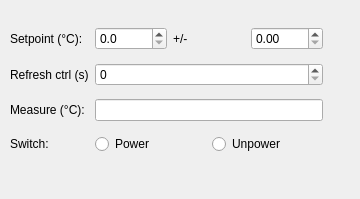
<?xml version="1.0" encoding="UTF-8"?>
<ui version="4.0">
 <class>TemperatureWindow</class>
 <widget class="QDialog" name="TemperatureWindow">
  <property name="geometry">
   <rect>
    <x>0</x>
    <y>0</y>
    <width>360</width>
    <height>199</height>
   </rect>
  </property>
  <property name="windowTitle">
   <string>Temperature</string>
  </property>
  <widget class="QWidget" name="gridLayoutWidget_3">
   <property name="geometry">
    <rect>
     <x>10</x>
     <y>20</y>
     <width>313</width>
     <height>141</height>
    </rect>
   </property>
   <layout class="QGridLayout" name="gridLayout">
    <item row="0" column="0">
     <widget class="QLabel" name="label_setpoint">
      <property name="text">
       <string>Setpoint (°C): </string>
      </property>
     </widget>
    </item>
    <item row="2" column="1">
     <widget class="QLineEdit" name="lineEdit_measure">
      <property name="styleSheet">
       <string notr="true"/>
      </property>
      <property name="frame">
       <bool>true</bool>
      </property>
      <property name="readOnly">
       <bool>true</bool>
      </property>
     </widget>
    </item>
    <item row="3" column="0">
     <widget class="QLabel" name="label_switch_position">
      <property name="text">
       <string>Switch: </string>
      </property>
     </widget>
    </item>
    <item row="2" column="0">
     <widget class="QLabel" name="label_measure">
      <property name="text">
       <string>Measure (°C): </string>
      </property>
     </widget>
    </item>
    <item row="3" column="1">
     <layout class="QHBoxLayout" name="horizontalLayout_2">
      <item>
       <widget class="QRadioButton" name="switch_radioButton_power">
        <property name="text">
         <string>Power</string>
        </property>
       </widget>
      </item>
      <item>
       <widget class="QRadioButton" name="switch_radioButton_unpower">
        <property name="text">
         <string>Unpower</string>
        </property>
       </widget>
      </item>
     </layout>
    </item>
    <item row="1" column="0">
     <widget class="QLabel" name="label_refresh">
      <property name="text">
       <string>Refresh ctrl (s)</string>
      </property>
     </widget>
    </item>
    <item row="1" column="1">
     <widget class="QSpinBox" name="spinBox_refresh">
      <property name="toolTip">
       <string>&lt;html&gt;&lt;head/&gt;&lt;body&gt;&lt;p&gt;Period at which the system will check &lt;/p&gt;&lt;p&gt;if measured temperature is within setpoint range.&lt;/p&gt;&lt;/body&gt;&lt;/html&gt;</string>
      </property>
      <property name="maximum">
       <number>1800</number>
      </property>
     </widget>
    </item>
    <item row="0" column="1">
     <layout class="QHBoxLayout" name="horizontalLayout">
      <item>
       <widget class="QDoubleSpinBox" name="doubleSpinBox_setpoint">
        <property name="decimals">
         <number>1</number>
        </property>
       </widget>
      </item>
      <item>
       <widget class="QLabel" name="label_plus_minus">
        <property name="text">
         <string>+/-</string>
        </property>
       </widget>
      </item>
      <item>
       <widget class="QDoubleSpinBox" name="doubleSpinBox_hysteresis">
        <property name="toolTip">
         <string>Hysteresis</string>
        </property>
        <property name="singleStep">
         <double>0.100000000000000</double>
        </property>
       </widget>
      </item>
     </layout>
    </item>
   </layout>
  </widget>
  <action name="action_pump">
   <property name="text">
    <string>Syringe pump</string>
   </property>
  </action>
  <action name="action_flows">
   <property name="text">
    <string>Flow controllers</string>
   </property>
  </action>
  <action name="action_pressure">
   <property name="text">
    <string>Pressure controller</string>
   </property>
  </action>
  <action name="action_valve2x3">
   <property name="text">
    <string>Double 3-ways valve</string>
   </property>
  </action>
  <action name="action_electrovalves">
   <property name="text">
    <string>Electro-valves</string>
   </property>
  </action>
 </widget>
 <resources/>
 <connections/>
</ui>
